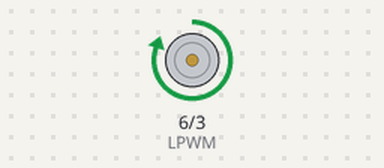
Recording of a sketch running on a simulated Arduino Uno, built with avr-gcc and run on an emulated ATmega328P. Parts: motor-driver pin pairs drawn as motors (green arrow = first pin HIGH = forward, orange = second pin HIGH = backward, longer = more drive).

Above: at 5.5 s.
At 11.4 s:
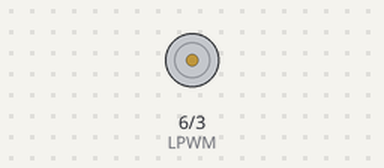
Timing chart, 0 to 21.9 s (numbered marks = the images above):
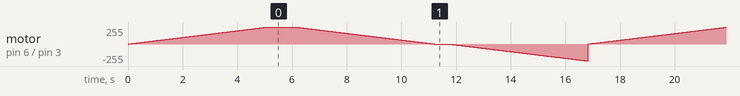

The sketch:

IBT2.ino
```cpp
#define RPWM 3
#define LPWM 6

void setup() {
  //Set motor connections as outputs
  pinMode(RPWM, OUTPUT);
  pinMode(LPWM, OUTPUT);

  //Stop motors
  analogWrite(RPWM,0);
  analogWrite(LPWM,0);

}

void loop() {
  // Accelerate forward
  digitalWrite(RPWM,LOW);
  for (int i=0; i<255; i++) {
    analogWrite(LPWM,i);
    delay(20);
  }

  delay(1000);

  //Decelerate forward
  for(int i=255; i>=0; i--){
    analogWrite(LPWM, i);
    delay(20);
  }

  delay(500);

  //Accelerate reverse
  digitalWrite(LPWM, LOW);
  for(int i=0; i<255; i++){
    analogWrite(RPWM, i);
    delay(20);
  }

}
```
